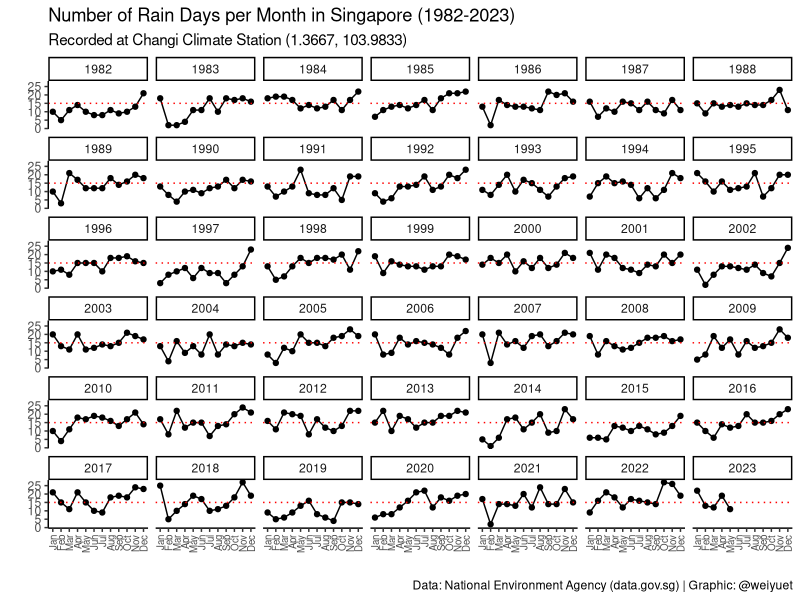
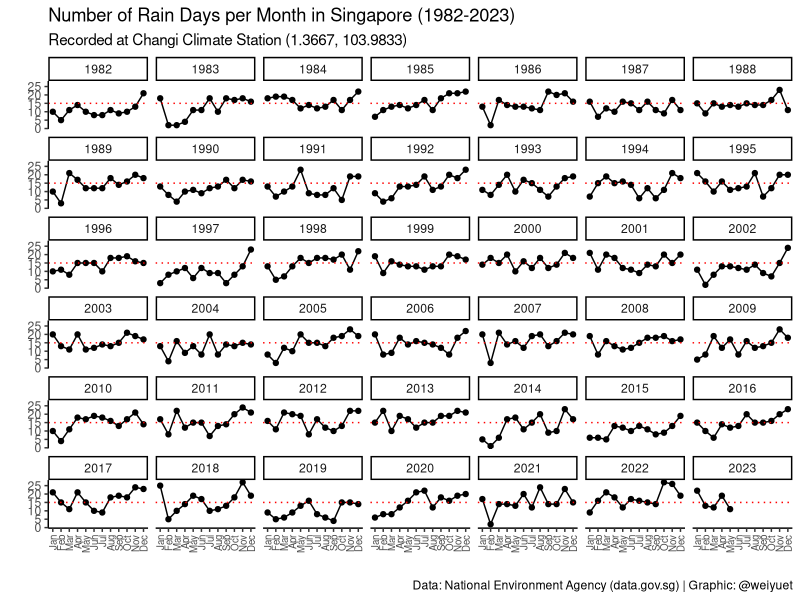

These charts were generated, in order, by the following R code:
########################################
# Rainfall Number of Rain Days Monthly #
########################################

#### Setup ####
library(tidyverse)
library(glue)

#### Load data ####
number_of_rain_days_monthly <- read_csv("data/rainfall-monthly-number-of-rain-days/rainfall-monthly-number-of-rain-days.csv")

#### Wrangle ####
# Separate year and month
number_of_rain_days_monthly <- number_of_rain_days_monthly %>% 
  separate(month, c("year", "month"))

# Convert year and month into numeric
number_of_rain_days_monthly <- number_of_rain_days_monthly %>% 
  mutate(year = as.numeric(year),
         month = as.numeric(month))

#### Visualize ####
# How many rain days are there in a month?
number_of_rain_days_monthly %>%
  ggplot(aes(x = month,
             y = no_of_rainy_days)) +
  geom_point() +
  geom_line() +
  geom_hline(yintercept = 15,
             linetype = "dotted",
             colour = "red") +
  facet_wrap(vars(year)) +
  scale_x_continuous(breaks = 1:12,
                     labels = month.abb[1:12]) +
  scale_y_continuous(breaks = seq(0, 30, 5)) +
  labs(x = "",
       y = "",
       title = glue("Number of Rain Days per Month in Singapore ({min(number_of_rain_days_monthly$year)}-{max(number_of_rain_days_monthly$year)})"),
       subtitle = "Recorded at Changi Climate Station (1.3667, 103.9833)",
       caption = "Data: National Environment Agency (data.gov.sg) | Graphic: @weiyuet") +
  theme_classic() +
  theme(axis.text.x = element_text(angle = 90,
                                   vjust = 0.5,
                                   hjust = 1,
                                   size = 7))

#### Save image ####
ggsave("figures/number-of-rain-days-monthly.png", width = 8, height = 8)
